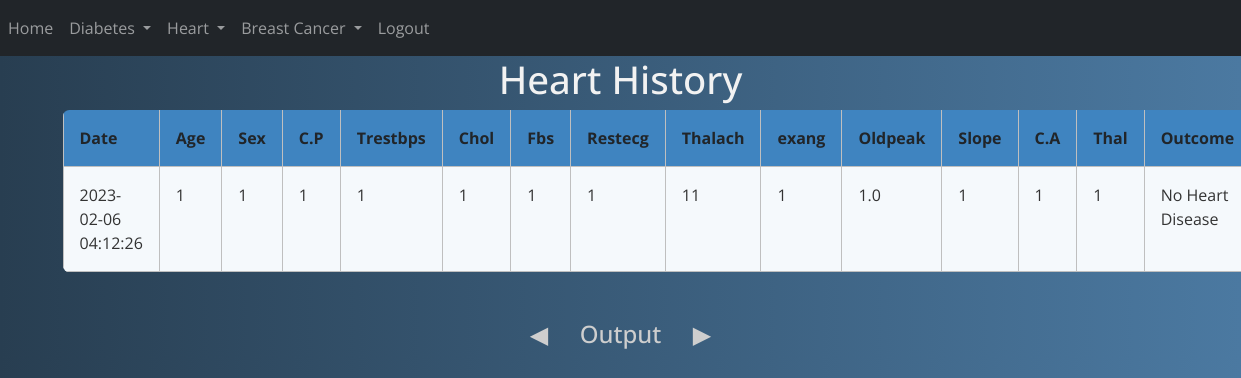
The app's page /heart_history (signed in), older data.
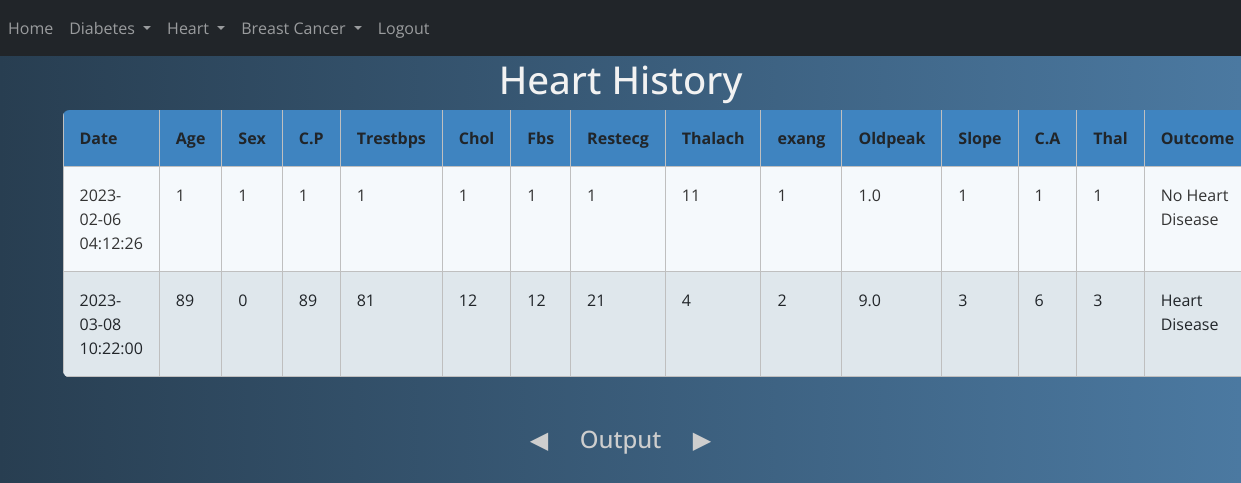
The same page, newer data.
### website/models.py (models this page shows)
class Heart(db.Model):
    id = db.Column(db.Integer, primary_key=True)
    date = db.Column(db.DateTime(timezone=True), default=func.now())
    age = db.Column(db.Integer)
    sex = db.Column(db.String(8))
    cp = db.Column(db.String(4))
    trestbps = db.Column(db.Integer)
    chol = db.Column(db.Integer)
    fbs = db.Column(db.String(2))
    restecg = db.Column(db.String(3))
    thalach = db.Column(db.Integer)
    exang = db.Column(db.String(2))
    oldpeak = db.Column(db.Float(3))
    slope = db.Column(db.String(3))
    ca = db.Column(db.String(5))
    thal = db.Column(db.String(4))
    outcome = db.Column(db.String(10000))
    user_id = db.Column(db.Integer, db.ForeignKey('user.id'))

### website/views.py (the view)
@views.route("/heart_history")
@login_required
def heart_history():
    return render_template('heart_history.html', user=current_user)

### website/__init__.py (called while the page is built)
def create_app():
    app = Flask(__name__)
    app.config['SECRET_KEY'] = 'uuhfurhfueih hfu iehfuci heuh eusjhc nsjv nsweur'
    app.config['SQLALCHEMY_DATABASE_URI'] = f'sqlite:///{DB_NAME}'
    db.init_app(app)
    from .views import views
    from .auth import auth
    app.register_blueprint(views, url_prefix="/")
    app.register_blueprint(auth, url_prefix="/")
    from .models import User, Diabetes, Heart, BCancer
    create_database(app)
    login_manager = LoginManager()
    login_manager.login_view = 'auth.login'
    login_manager.init_app((app))
    @login_manager.user_loader
    def load_user(id):
        return User.query.get(int(id))
    return app

### website/templates/heart_history.html (shortened to what this page needs)
{% include 'nav(logged).html' %}
<head>
    <body>
        <div class="container">
<h1>Heart History</h1>
  <table id="dtDynamicVerticalScrollExample" class="rwd-table table table-striped table-bordered table-sm" cellspacing="0"
  width="100%">
    <tbody>
        <tr>
            <th>Date</th>
            <th>Age</th>
            <th>Sex</th>
            <th>C.P</th>
            <th>Trestbps</th>
            <th>Chol</th>
            <th>Fbs</th>
            <th>Restecg</th>
            <th>Thalach</th>
            <th>exang</th>
            <th>Oldpeak</th>
            <th>Slope</th>
            <th>C.A</th>
            <th>Thal</th>
            <th>Outcome</th>
            </tr>
            {% for heart in user.heart %}
            <tr>
                <td>{{ heart.date }}</td>
                <td>{{ heart.age }}</td>
                <td>{{ heart.sex }}</td>
                <td>{{ heart.cp }}</td>
                <td>{{ heart.trestbps }}</td>
                <td>{{ heart.chol }}</td>
                <td>{{ heart.fbs }}</td>
                <td>{{ heart.restecg }}</td>
                <td>{{ heart.thalach }}</td>
                <td>{{ heart.exang }}</td>
                <td>{{ heart.oldpeak }}</td>
                <td>{{ heart.slope }}</td>
                <td>{{ heart.ca }}</td>
                <td>{{ heart.thal }}</td>
                <td>{{ heart.outcome }}</td>
            </tr>
      {% endfor %}
    </tbody>
  </table>
  <br><br>
  <h3>Output</h3>
</div>
    </body>
</head>

### website/templates/nav(logged).html (shortened to what this page needs)
<!DOCTYPE HTML>
    <head>
        <link rel="stylesheet" href="https://stackpath.bootstrapcdn.com/bootstrap/5.0.0-alpha1/css/bootstrap.min.css"
>
    </head>
    <body>
<nav class="navbar navbar-expand-lg navbar-dark bg-dark">
    <div class="collapse navbar-collapse" id="navbar">
        <div class="navbar-nav mr-auto">
            <a href="/home" class="nav-item nav-link" id="home">Home</a>
        </div>
        <div class="navbar-nav ml-auto">
            <li class="nav-item dropdown">
                <a class="nav-link dropdown-toggle" href="#" id="navbarDropdown" role="button" data-toggle="dropdown" aria-haspopup="true" aria-expanded="false">
                  Diabetes
                </a>
              </li>
              <li class="nav-item dropdown">
                <a class="nav-link dropdown-toggle" href="#" id="navbarDropdown" role="button" data-toggle="dropdown" aria-haspopup="true" aria-expanded="false">
                  Heart
                </a>
              </li>
              <li class="nav-item dropdown">
                <a class="nav-link dropdown-toggle" href="#" id="navbarDropdown" role="button" data-toggle="dropdown" aria-haspopup="true" aria-expanded="false">
                  Breast Cancer
                </a>
              </li>
            <a href="/logout" class="nav-item nav-link" id="logout">Logout</a>
        </div>
    </div>
</nav>
    </body>
</html>

### website/templates/heart_history.html (style rules this page uses)
* { font-family: 'Open Sans', sans-serif; }
.rwd-table { margin: auto; min-width: 300px; max-width: 100%; border-collapse: collapse; }
.rwd-table tr:first-child { border-top: none; background: #428bca; color: #fff; }
.rwd-table tr { border-top: 1px solid #ddd; border-bottom: 1px solid #ddd; background-color: #f5f9fc; }
.rwd-table tr:nth-child(odd):not(:first-child) { background-color: #ebf3f9; }
.rwd-table th { display: none; }
.rwd-table td { display: block; }
.rwd-table td:first-child { margin-top: .5em; }
.rwd-table td:last-child { margin-bottom: .5em; }
.rwd-table td:before { content: attr(data-th) ": "; font-weight: bold; width: 120px; display: inline-block; color: #000; }
.rwd-table th, .rwd-table td { text-align: left; }
.rwd-table { color: #333; border-radius: .4em; overflow: hidden; }
.rwd-table tr { border-color: #bfbfbf; }
.rwd-table th, .rwd-table td { padding: .5em 1em; }
@media screen and (min-width: 600px) { .rwd-table td:before { display: none; } }
@media screen and (min-width: 600px) { .rwd-table th, .rwd-table td { display: table-cell; padding: .25em .5em; } }
@media screen and (min-width: 600px) { .rwd-table th:first-child, .rwd-table td:first-child { padding-left: 0; } }
@media screen and (min-width: 600px) { .rwd-table th:last-child, .rwd-table td:last-child { padding-right: 0; } }
@media screen and (min-width: 600px) { .rwd-table th, .rwd-table td { padding: 1em !important; } }
body { background: #4B79A1; background: -webkit-linear-gradient(to left, #4B79A1 , #283E51); background: linear-gradient(to left, #4B79A1 , #283E51); }
h1 { text-align: center; font-size: 2.4em; color: #f2f2f2; }
.container { display: block; text-align: center; }
h3 { display: inline-block; position: relative; text-align: center; font-size: 1.5em; color: #cecece; }
h3:before { content: "\25C0"; position: absolute; left: -50px; -webkit-animation: leftRight 2s linear infinite; animation: leftRight 2s linear infinite; }
h3:after { content: "\25b6"; position: absolute; right: -50px; -webkit-animation: leftRight 2s linear infinite reverse; animation: leftRight 2s linear infinite reverse; }

Row changes from the older to the newer data that the page shows:
added Heart: date "2023-03-08 10:22:00", age "89", sex "0", cp "89", trestbps "81", chol "12", fbs "12", restecg "21", thalach "4", exang "2", oldpeak "9.0", slope "3", ca "6", thal "3", outcome "Heart Disease"
